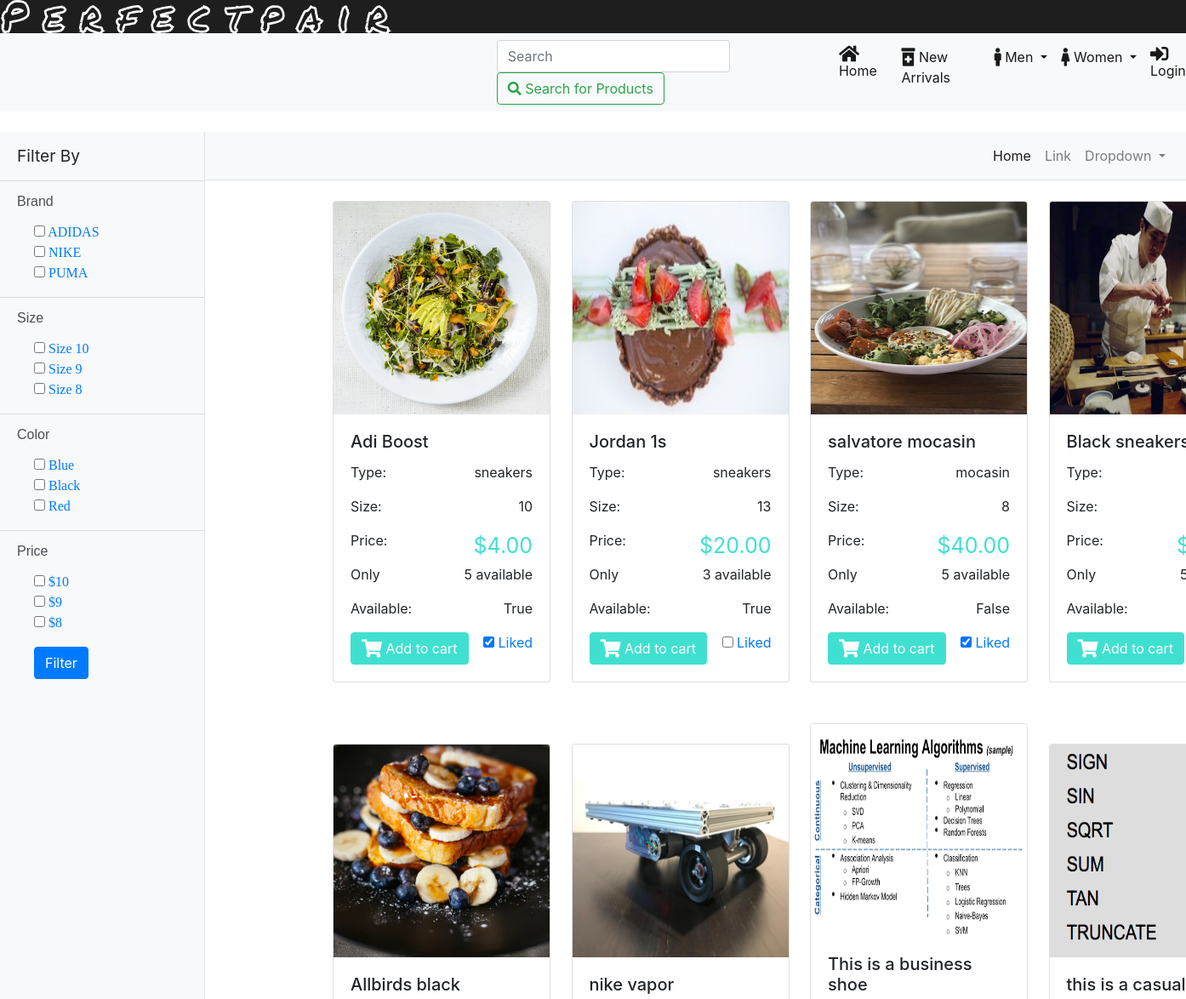
The page /shoe/sidebar (upper part) on the database as committed earlier.
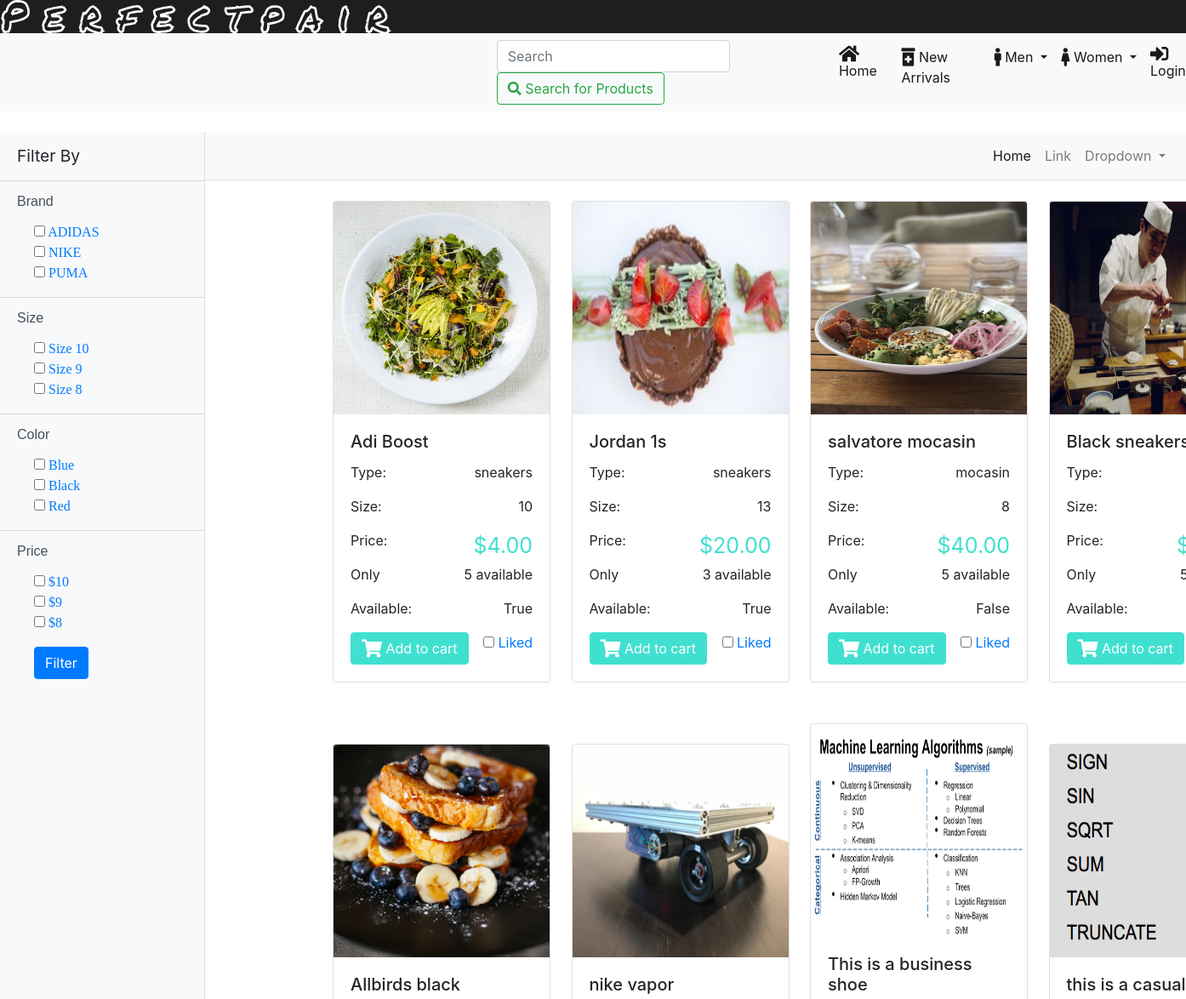
The same page on the database as committed later.
### shoe/models.py (models this page shows, shortened)
class Shoe(models.Model):
	name 			= models.CharField(max_length=30, default="Boosts")
	image 			= models.ImageField(upload_to='shoe/', blank=True, null=True)
	style 			= models.CharField(max_length=20, default="sneakers")
	size 			= models.IntegerField(default=10)
	color 			= models.CharField(max_length=20, default="blue")
	brand 			= models.CharField(max_length=20, default="Nike")
	price 			= models.DecimalField(max_digits=4, decimal_places=2, default=4.00)
	availability 	= models.BooleanField(default=True)
	new 			= models.BooleanField(default=True)
	stock 			= models.IntegerField(default=5)
	gender_choices 	= (
        ('M', 'Male'),
        ('F', 'Female'),
    )
	gender 			= models.CharField(max_length=1, choices=gender_choices, default="M")
	date 			= models.DateField(("Date"), default=datetime.date.today)
	like 			= models.BooleanField(default=False)

### shoe/views.py (the view)
# urls.py: path('sidebar', views.sidebar, name="sidebar"),
def sidebar(request):
	q1 = request.GET.get('Adidas')
	q2 = request.GET.get('Nike')
	q3 = request.GET.get('Puma')
	f1 = "Adidas" if q1 == "on" else "1"
	f2 = "Nike" if q2 == "on" else "1"
	f3 = "Puma" if q3 == "on" else "1"
	q4 = request.GET.get('s10')
	print(q4)
	q5 = request.GET.get('s9')
	q6 = request.GET.get('s8')
	f4 = 10 if q4 == "on" else 0
	f5 = 9 if q5 == "on" else 0
	f6 = 8 if q6 == "on" else 0
	q7 = request.GET.get('blue')
	q8 = request.GET.get('black')
	q9 = request.GET.get('red')
	f7 = "blue" if q7 == "on" else "1"
	f8 = "black" if q8 == "on" else "1"
	f9 = "red" if q9 == "on" else "1"
	q10 = request.GET.get('d10')
	q11 = request.GET.get('d9')
	q12 = request.GET.get('d8')
	f10 = 10 if q10 == "on" else 0
	f11 = 9 if q11 == "on" else 0
	f12 = 8 if q12 == "on" else 0
	products1 = Shoe.objects.filter(Q(brand__icontains=f1)|Q(brand__icontains=f2)|Q(brand__icontains=f3))
	products2 = Shoe.objects.filter(Q(size__exact=f4)|Q(size__exact=f5)|Q(size__exact=f6))
	products3 = Shoe.objects.filter(Q(color__icontains=f7)|Q(color__icontains=f8)|Q(color__icontains=f9))
	products4 = Shoe.objects.filter(Q(price__exact=f10)|Q(price__exact=f11)|Q(price__exact=f12))
	products = Shoe.objects.all()
	if(products1):
		products = products & products1
	if(products2):
		products = products & products2
	if(products3):
		products = products & products3
	if(products4):
		products = products & products4
	context = {'products': products}
	template = 'shoe/sidebar.html'
	return render(request, template, context)

### shoe/templates/shoe/sidebar.html (shortened to what the changed rows need)
{% include "base.html" %}
{% block content %}
<div class="d-flex" id="wrapper">
    <div id="page-content-wrapper">
            <div class='mr-2 grid'>
              {% for shoe in products %}
              <div class="mb-4 mt-4 card text-left" style="width:16rem;">
                <img src="{{shoe.image.url}}" class="card-img-top" style="width:254px; height:250px">
                <div class="card-body" class="shadow-lg p-3 mb-5 bg-white rounded">
                  <h5 class="card-title">{{shoe.name}}</h5>
                  <p class="card-text ele-text">
                    <span>Type:</span>
                    <span style="float:right;">{{shoe.style}}</span>
                  </p>
                  <p class="card-text ele-text">
                    <span>Size: </span>
                    <span style="float:right;">{{shoe.size}}</span>
                  </p>
                  <p class="card-text ele-text">
                    <span>Price:</span>
                    <span style="float:right;color:turquoise; font-size: 25px!important;">${{shoe.price}}</span>
                  </p>
                  <p class="card-text ele-text">
                    <span>Only</span>
                    <span style="float:right">{{shoe.stock}} available</span>
                  </p>
                  <p class="card-text ele-text">
                    <span>Available: </span>
                    <span style="float:right">{{shoe.availability}}</span>
                  </p>
                  <div>
                    <a href="{% url 'shoe:cart_list' shoe_id=shoe.pk %}" class="btn btn-primary"
                      style="background-color:turquoise; border-color: turquoise;" name='q1'>
                      <i class="fas fa-shopping-cart fa-lg"></i>
                      Add to cart</a>
                    <div style="float:right">
                      <a href="{% url 'shoe:like' shoe_id=shoe.pk %}">
                        <input id="apto" type="checkbox" {% if shoe.like %} checked{% endif %}>
                        <label for="apto">Liked</label>
                      </a>
                    </div>
                  </div>
                </div>
              </div>
              {% endfor %}
    </div>
  </div>
{% endblock %}

Rows that differ between the two databases and show on the page:
changed Shoe "Adi Boost": like "☑" → "☐"
changed Shoe "salvatore mocasin": like "☑" → "☐"
